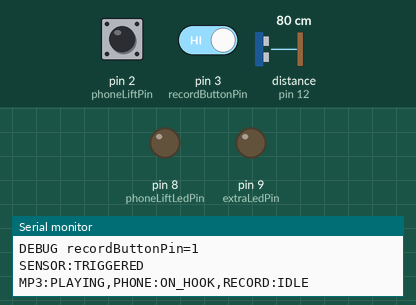
A sketch run on a simulated Arduino Uno, built with avr-gcc and run on an emulated ATmega328P. Shown: output pins drawn as LEDs (lit = HIGH), the last lines printed to the serial monitor. Wiring (inferred from the names in the program): ultrasonic range finder: trigger pin 11; echo pin 12. Inputs (shaded band) come from the test bench; at power-on: pin 2 (phoneLiftPin) HIGH, pin 3 (recordButtonPin) HIGH, distance to the obstacle (sensor on pin 12) 80 cm. The echo pulse lasts 58.3 µs per cm; the audio player accepts every command and is not drawn; pins used as bus, display or sensor lines are not drawn.

Above: at 1.7 s.
1.8 s: pin 2 (phoneLiftPin) pulled LOW for 0.15 s
At 1.87 s:
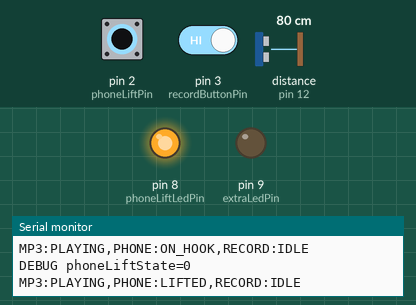
3.4 s: pin 2 (phoneLiftPin) pulled LOW for 3.2 s
At 7.2 s:
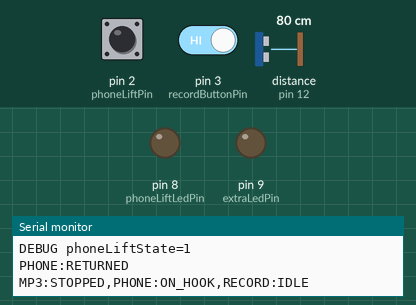
9.6 s: pin 2 (phoneLiftPin) driven LOW and pin 3 (recordButtonPin) driven LOW
At 10.8 s:
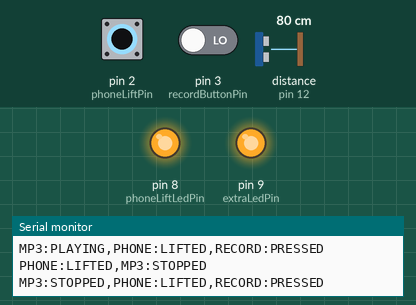
11.1 s: pin 2 (phoneLiftPin) driven HIGH
At 11.8 s:
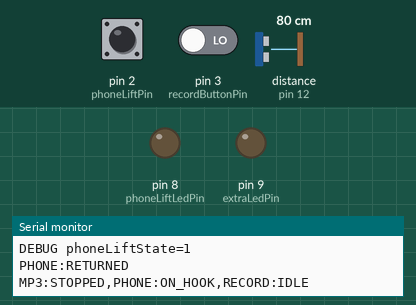
Timing chart, 0 to 13.6 s (numbered marks = the images above; inputs shaded):
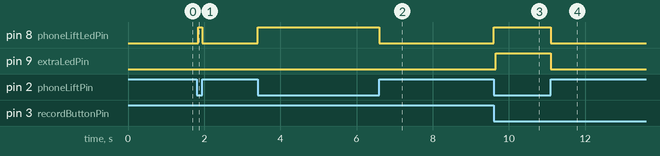

Measured:
- after the input at 1.8 s, pin 8 (phoneLiftLedPin): LOW → HIGH at once, → LOW 0.11 s later
- after the input at 3.4 s, pin 8 (phoneLiftLedPin): LOW → HIGH at once, → LOW 3.2 s later
- after the input at 9.6 s, pin 8 (phoneLiftLedPin): LOW → HIGH at once; pin 9 (extraLedPin): LOW → HIGH after 0.06 s
- after the input at 11.1 s, pin 8 (phoneLiftLedPin), pin 9 (extraLedPin): HIGH → LOW at once

The sketch:

sketch_lastlastb.ino
```cpp
#include "mp3tf16p.h"
MP3Player mp3(7, 5);

// HC-SR04 pins
const int trigPin = 11;
const int echoPin = 12;

// Phone hook switch and LED pins
const int phoneLiftPin = 2;
const int phoneLiftLedPin = 8;

// Record button and LED pins
const int recordButtonPin = 3;
const int extraLedPin = 9;

// Playback state
bool isPlaying = false;
unsigned long playbackStartTime = 0;
const unsigned long maxPlayTime = 30000;

// Phone return delay state
bool phonJustReturned = false;
unsigned long phoneReturnTime = 0;
const unsigned long phoneReturnDelay = 2000;
int lastPhoneLiftState = HIGH; // inverted: HIGH = on hook at boot

// Toggle recording state
bool recActive = false;
bool lastRecordButtonState = HIGH;

// Last known states for change detection
bool lastIsPlaying = false;
int lastPhoneState = HIGH;
bool lastRecActive = false;

void sendStatus(int phoneLiftState) {
  String msg = "MP3:";
  msg += isPlaying ? "PLAYING" : "STOPPED";
  msg += ",PHONE:";
  msg += phoneLiftState == LOW ? "LIFTED" : "ON_HOOK";  // inverted
  msg += ",RECORD:";
  msg += recActive ? "PRESSED" : "IDLE";
  Serial.println(msg);
}

void setup() {
  Serial.begin(9600);
  mp3.initialize();

  pinMode(trigPin, OUTPUT);
  pinMode(echoPin, INPUT);

  pinMode(phoneLiftPin, INPUT_PULLUP);
  pinMode(phoneLiftLedPin, OUTPUT);

  pinMode(recordButtonPin, INPUT_PULLUP);
  pinMode(extraLedPin, OUTPUT);

  // Read actual pin states at boot to prevent false transitions on first loop
  lastPhoneLiftState = digitalRead(phoneLiftPin);
  lastRecordButtonState = digitalRead(recordButtonPin);

  // Force idle state on startup
  recActive = false;
  digitalWrite(phoneLiftLedPin, LOW);
  digitalWrite(extraLedPin, LOW);

  Serial.println("READY");
}

void loop() {
  // Read phone hook switch (inverted: LOW = lifted, HIGH = on hook)
  int phoneLiftState = digitalRead(phoneLiftPin);

  // TEMP DEBUG — remove after confirmed
  static int lastDebugPhone = -1;
  static int lastDebugRec = -1;
  if (phoneLiftState != lastDebugPhone) {
    Serial.print("DEBUG phoneLiftState=");
    Serial.println(phoneLiftState);
    lastDebugPhone = phoneLiftState;
  }
  int recBtnRaw = digitalRead(recordButtonPin);
  if (recBtnRaw != lastDebugRec) {
    Serial.print("DEBUG recordButtonPin=");
    Serial.println(recBtnRaw);
    lastDebugRec = recBtnRaw;
  }
  // END TEMP DEBUG

  // Detect LOW -> HIGH transition (phone just returned to hook)
  if (lastPhoneLiftState == LOW && phoneLiftState == HIGH) {
    phonJustReturned = true;
    phoneReturnTime = millis();
    if (recActive) {
      recActive = false;
    }
    Serial.println("PHONE:RETURNED");
  }
  lastPhoneLiftState = phoneLiftState;

  // LED ON when phone lifted (LOW), OFF when on hook (HIGH)
  digitalWrite(phoneLiftLedPin, phoneLiftState == LOW ? HIGH : LOW);

  // --- Toggle record button (INPUT_PULLUP: LOW = pressed) ---
  bool currentRecordButtonState = digitalRead(recordButtonPin);

  if (lastRecordButtonState == HIGH && currentRecordButtonState == LOW) {
    delay(50); // debounce
    if (phoneLiftState == LOW) {  // inverted: LOW = lifted
      recActive = !recActive;
      sendStatus(phoneLiftState);
    }
  }
  lastRecordButtonState = currentRecordButtonState;

  // Record LED ON while recording active, OFF otherwise
  digitalWrite(extraLedPin, recActive ? HIGH : LOW);

  // Send status update if any state has changed
  if (isPlaying != lastIsPlaying || phoneLiftState != lastPhoneState || recActive != lastRecActive) {
    sendStatus(phoneLiftState);
    lastIsPlaying = isPlaying;
    lastPhoneState = phoneLiftState;
    lastRecActive = recActive;
  }

  // If phone is lifted (LOW), ensure MP3 is silent and block sensor
  if (phoneLiftState == LOW) {
    if (isPlaying) {
      mp3.player.volume(0);
      isPlaying = false;
      Serial.println("PHONE:LIFTED,MP3:STOPPED");
    }
    return;
  }

  // If phone just returned, wait 2 seconds before allowing sensor to trigger
  if (phonJustReturned) {
    if (millis() - phoneReturnTime < phoneReturnDelay) {
      return;
    } else {
      phonJustReturned = false;
      Serial.println("SENSOR:ACTIVE");
    }
  }

  // If currently playing, check conditions
  if (isPlaying) {
    if (mp3.playCompleted()) {
      isPlaying = false;
      Serial.println("MP3:FINISHED");
    }
    else if (millis() - playbackStartTime > maxPlayTime) {
      isPlaying = false;
      Serial.println("MP3:TIMEOUT");
    }
  }

  // Only trigger a new playback if nothing is playing right now
  if (!isPlaying) {
    digitalWrite(trigPin, LOW);
    delayMicroseconds(2);
    digitalWrite(trigPin, HIGH);
    delayMicroseconds(10);
    digitalWrite(trigPin, LOW);

    long duration = pulseIn(echoPin, HIGH);
    int distance = duration * 0.034 / 2;

    if (distance < 85 && distance > 0) {
      Serial.println("SENSOR:TRIGGERED");
      mp3.player.volume(30);
      mp3.playTrackNumber(1, 30, false);
      isPlaying = true;
      playbackStartTime = millis();
    }
  }

  delay(50);
}
```

mp3tf16p.h
```cpp
#include "SoftwareSerial.h"
#include "DFRobotDFPlayerMini.h"

#define MP3_ERROR_ONLY 1
#define MP3_ALL_MESSAGE 2

class MP3Player
{
private:
    SoftwareSerial *mySoftwareSerial;
    void statusOnSerial(uint8_t type, int value);
    void waitPlayIsTerminated(void);
    int p_RX;
    int p_TX;

public:
    DFRobotDFPlayerMini player;
    MP3Player(int RX, int TX);
    ~MP3Player();
    void playTrackNumber(int trackNumber, int volume, boolean waitPlayTerminated = true);
    boolean playCompleted(void);
    void initialize(void);
    int serialPrintStatus(int errorOnly);
};

MP3Player::MP3Player(int RX, int TX)
{
    p_TX = TX;
    p_RX = RX;
}

MP3Player::~MP3Player()
{
}

void MP3Player::initialize(void)
{
    mySoftwareSerial = new SoftwareSerial(p_RX, p_TX);

    mySoftwareSerial->begin(9600);
    Serial.println(F("Initializing MP3Player ..."));

    if (!player.begin(*mySoftwareSerial,true,false))
    {
        Serial.println(F("Unable to begin:"));
        Serial.println(F("1.Please recheck the connection!"));
        Serial.println(F("2.Please insert the SD card!"));
        while (true)
            ;
    }
    player.volume(10);
    Serial.println(F("MP3Player online."));
}

void MP3Player::playTrackNumber(int trackNumber, int volume, boolean waitPlayTerminated)
{
    player.volume(volume);
    player.play(trackNumber);
    if (waitPlayTerminated)
    {
        waitPlayIsTerminated();
    }
}

void MP3Player::waitPlayIsTerminated(void)
{
    while (!playCompleted())
    {
    }
}

boolean MP3Player::playCompleted(void)
{
    if (player.available())
    {
        return player.readType() == DFPlayerPlayFinished;
    }
    return false;
}

// Print the detail message from DFPlayer to handle different errors and states.
//
int MP3Player::serialPrintStatus(int verbose)
{
    if (player.available())
    {
        uint8_t type = player.readType();
        int value = player.read();
        if (verbose == MP3_ERROR_ONLY)
        {
            if (type == DFPlayerError)
            {
                statusOnSerial(type, value);
            }
        }
        else
        {
            statusOnSerial(type, value);
        }
        if(type == DFPlayerError) {
            return value;
        } else {
            return 0;
        }
    }
}

void MP3Player::statusOnSerial(uint8_t type, int value)
{
    switch (type)
    {
    case TimeOut:
        Serial.println(F("Time Out!"));
        break;
    case WrongStack:
        Serial.println(F("Stack Wrong!"));
        break;
    case DFPlayerCardInserted:
        Serial.println(F("Card Inserted!"));
        break;
    case DFPlayerCardRemoved:
        Serial.println(F("Card Removed!"));
        break;
    case DFPlayerCardOnline:
        Serial.println(F("Card Online!"));
        break;
    case DFPlayerPlayFinished:
        Serial.print(F("Number:"));
        Serial.print(value);
        Serial.println(F(" Play Finished!"));
        break;
    case DFPlayerError:
        Serial.print(F("DFPlayerError:"));
        switch (value)
        {
        case Busy:
            Serial.println(F("Card not found"));
            break;
        case Sleeping:
            Serial.println(F("Sleeping"));
            break;
        case SerialWrongStack:
            Serial.println(F("Get Wrong Stack"));
            break;
        case CheckSumNotMatch:
            Serial.println(F("Check Sum Not Match"));
            break;
        case FileIndexOut:
            Serial.println(F("File Index Out of Bound"));
            break;
        case FileMismatch:
            Serial.println(F("Cannot Find File"));
            break;
        case Advertise:
            Serial.println(F("In Advertise"));
            break;
        default:
            break;
        }
        break;
    default:
        break;
    }
}
```
